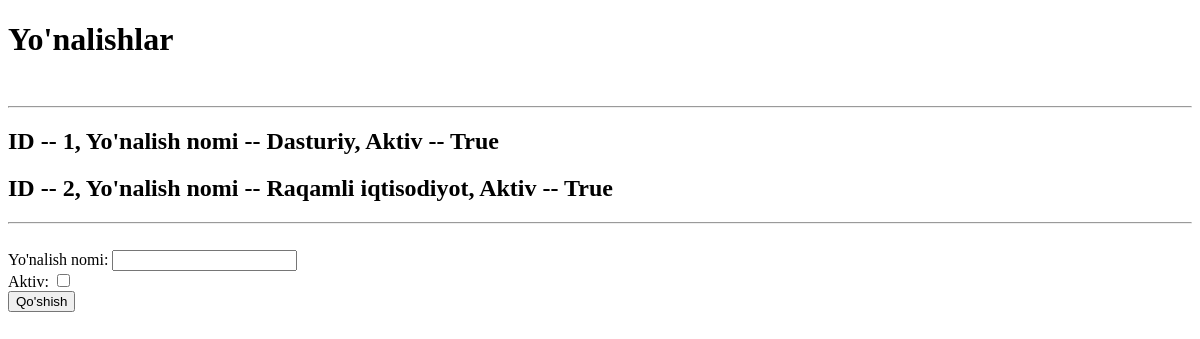
The page /direction/ on the database as committed earlier.
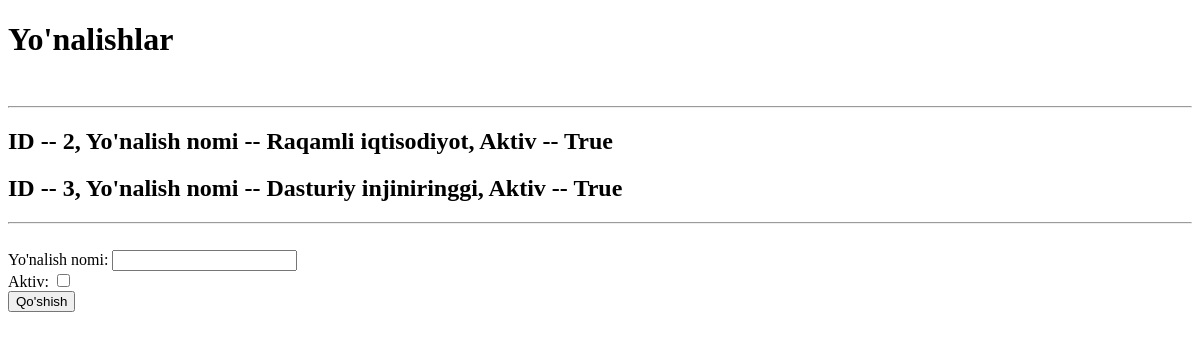
The same page on the database as committed later.
### taskApp/models.py (models this page shows, shortened)
class Yonalish(models.Model):
    nom = models.CharField(max_length=255)
    aktiv = models.BooleanField(default=True)

### taskApp/views.py (the view)
# urls.py: path('direction/', direction),
def direction(request):
    if request.method == 'POST':
        Yonalish.objects.create(
            nom=request.POST.get("nom"),
            aktiv=request.POST.get("aktiv") == "on"
        )
    content = {
        "direction": Yonalish.objects.all()
    }
    return render(request, 'direction.html', content)

### templates/direction.html (shortened to what this page needs)
<!DOCTYPE html>
<html lang="en">
<head>
</head>
<body>
<h1>Yo'nalishlar</h1>
<br>
<hr>
{% for d in direction %}
<h2>ID -- {{d.id}}, Yo'nalish nomi -- {{d.nom}}, Aktiv -- {{d.aktiv}}</h2>
{% endfor %}
<hr>
<br>
<form method="post">
    <label for="nom">Yo'nalish nomi: </label>
    <input type="text" name="nom" id="nom"><br>
    <label for="aktiv">Aktiv: </label>
    <input type="checkbox" id="aktiv" name="aktiv"><br>
    <button>Qo'shish</button>
</form>
</body>
</html>

Rows that differ between the two databases and show on the page:
removed Yonalish: id "1", nom "Dasturiy", aktiv "True"
added Yonalish: id "3", nom "Dasturiy injiniringgi", aktiv "True"
